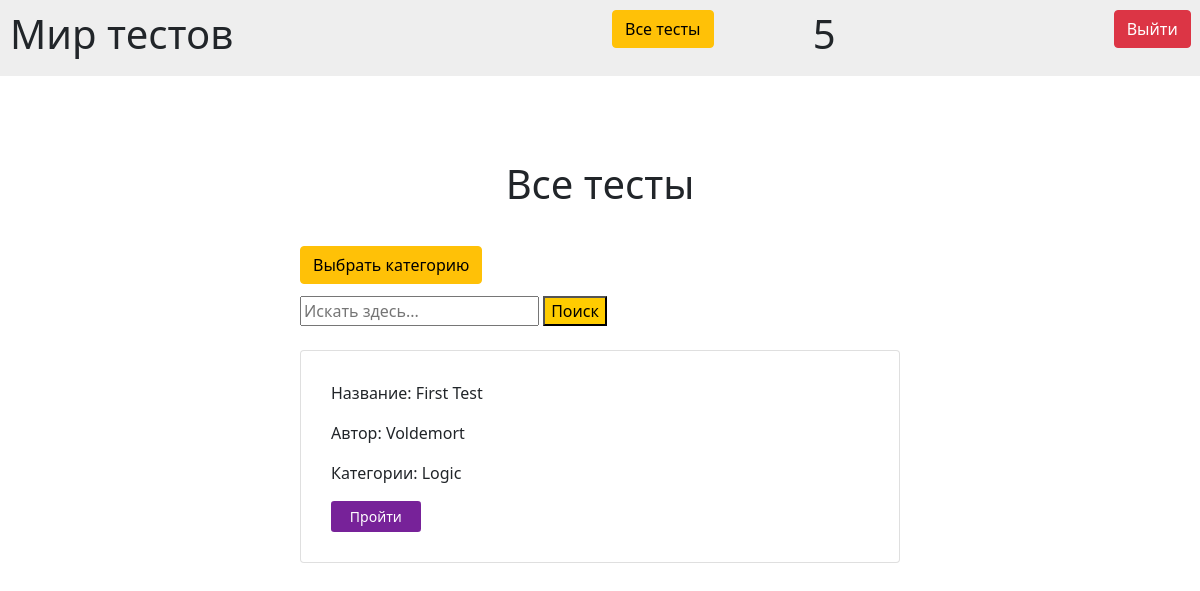
The page /alltests/Logic (signed in) on the database its author committed.
### data/users.py (models this page shows)
class User(Base):
    __tablename__ = 'users'
    id = sqlalchemy.Column(sqlalchemy.Integer, primary_key=True, autoincrement=True)
    login = sqlalchemy.Column(sqlalchemy.String, unique=True, nullable=False)
    password = sqlalchemy.Column(sqlalchemy.String, unique=True, nullable=False)
    completed_tests = orm.relationship("Result", secondary="Results_of_CompletedTests", backref="users")
    offered_tests = orm.relationship("Test", secondary="OfferedTests", backref="users")

### data/tests.py (models this page shows, shortened)
class Test(Base):
    __tablename__ = 'tests'
    id = sqlalchemy.Column(sqlalchemy.Integer, primary_key=True, autoincrement=True)
    name = sqlalchemy.Column(sqlalchemy.String, unique=False, nullable=False)
    author = sqlalchemy.Column(sqlalchemy.Integer, sqlalchemy.ForeignKey('users.id'))
    content = sqlalchemy.Column(sqlalchemy.String)
    categories = orm.relationship("Category", secondary="Categories_to_Tests", backref="tests")
    with_points = sqlalchemy.Column(sqlalchemy.Boolean, default=0)
    results = sqlalchemy.Column(sqlalchemy.String)
    approved = sqlalchemy.Column(sqlalchemy.Boolean, default=1)
    def to_json(self, test):
        return {'id': test.id, 'name': test.name, 'author': test.author, 'questions': json.loads(test.content),
                'with_points': test.with_points, 'results': test.results, 'approved': test.approved,
                'categories': ', '.join([cat.name for cat in test.categories])}

### data/categories.py (models this page shows)
class Category(Base):
    __tablename__ = 'categories'
    id = sqlalchemy.Column(sqlalchemy.Integer, primary_key=True, autoincrement=True)
    name = sqlalchemy.Column(sqlalchemy.String, unique=False, nullable=False)

### data/application_tests.py (the view)
@bp.route("/alltests", methods=['GET', 'POST'])
@bp.route("/alltests/<category>", methods=['GET', 'POST'])
@login_required
def all_tests(category=None):
    if request.method == "POST":
        string = request.form['string']
        if string:
            tests = DataBase.set_names_to_authors_in_test(DataBase().search_test(string))
            return render_template("all_tests.html", tests=tests, title=f"Тесты по запросу: {string}")
    tests = DataBase.set_names_to_authors_in_test(DataBase().get_tests(category))
    return render_template("all_tests.html", tests=tests, title="Все тесты")

### data/application_user.py (called while the page is built)
def login_required(view):
    @functools.wraps(view)
    def wrapped_view(**kwargs):
        if g.user is None:
            return redirect(url_for('tests.index'))
        return view(**kwargs)
    return wrapped_view

@bp.before_app_request
def load_logged_in_user():
    user_id = session.get("user_id")
    if user_id is None:
        g.user = None
    else:
        g.user = User.query.filter(User.id == user_id).first()

### database.py (called while the page is built)
    @staticmethod
    def get_login_by_id(id):
        user = User.query.filter(User.id == id).first()
        return user.login

    @staticmethod
    def get_tests(category=None):
        tests = Test.query.all()
        tests_to_return = list()
        if not category:
            for test in tests:
                tests_to_return.append(Test().to_json(test))
        else:
            for test in tests:
                categories = [c.name for c in test.categories]
                if category in categories:
                    tests_to_return.append(Test().to_json(test))
        return tests_to_return

    @staticmethod
    def set_names_to_authors_in_test(tests_without_author):
        tests = []
        for test in tests_without_author:
            if test['approved']:
                test['author'] = DataBase().get_login_by_id(test['author'])
                tests.append(test)
        return tests

### data/templates/all_tests.html
{% extends "base.html" %}
{% block content %}
  <div class="text-center" style="padding: 10% 0 5% 0">
    <h1>Все тесты</h1>
  </div>
  <a class="btn btn-warning" href="{{ url_for('tests.select_category') }}">Выбрать категорию</a>
  <form method="post" style="padding: 2% 0 2% 0">
      <input name="string" id="string" placeholder="Искать здесь..." type="search">
      <button type="submit" style="background-color: #FFCC00">Поиск</button>
  </form>
  {% for test in tests %}
  <div class="card" style="padding: 5%; margin: 2% 0">
      <p>Название: {{ test.name }}</p>
      <p>Автор: {{ test.author }}</p>
      {% if test.categories %}
        <p>Категории: {{ test.categories }}</p>
      {% endif %}
      <a class="btn btn-sm col-md-2" style="background-color: #772299; color: #FFFFFF;"
         href="{{ url_for('tests.do_test', test_id=test.id) }}">Пройти</a>
  </div>
  {% endfor %}
{% endblock %}

### data/templates/base.html (shortened to what this page needs)
<!DOCTYPE html>
<html lang="en">
<head>
    <link rel="stylesheet"
      href="https://cdn.jsdelivr.net/npm/bootstrap@5.0.0-beta1/dist/css/bootstrap.min.css"
>
</head>
<body>
    <div class="row" style="background: #EEEEEE; padding: 10px;">
        <div class="col-md-6">
            <h1>Мир тестов</h1>
        </div >
        {% if g.user %}
            <div class="col-md-2"><a class="btn btn-warning" href="{{ url_for('tests.all_tests') }}">Все тесты</a></div>
            <div class="col-md-3"><a href="{{ url_for('tests.user_page') }}" class="text-decoration-none text-reset"><h1>
                {{ g.user.login }}</h1></a></div>
            <div class="col-md-1 text-end"><a class="btn btn-danger" href="{{ url_for('user.logout') }}">Выйти</a></div>
        {% else %}
            <div class="col-md-6 text-end"><a class="btn btn-success" href="{{ url_for('user.login') }}">Войти</a></div>
        {% endif %}
    </div>
    <div style="margin: 2% 25%;">
    {% block content %}{% endblock %}
    </div>
</body>
</html>

### rows shown on the page
User: user.login "5"
Test: name "First Test"
User: author "Voldemort"
Category: categories "Logic"
